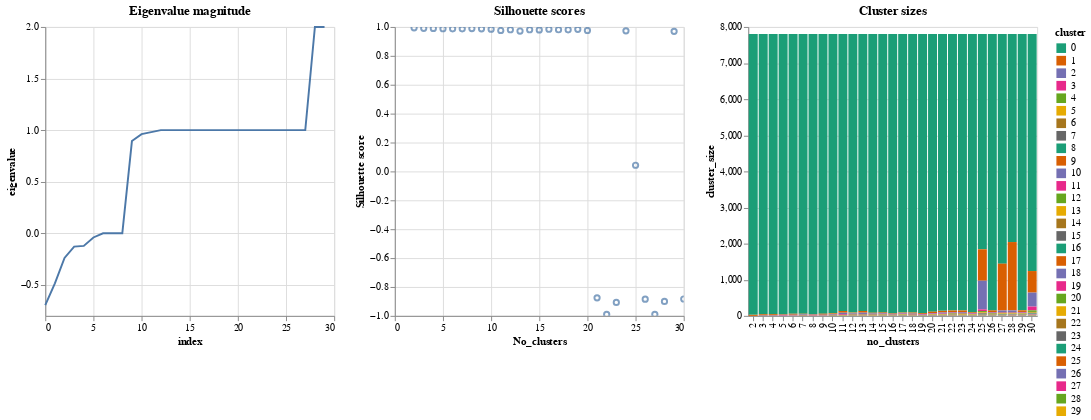

Write notebook code for a chart like this one.
### Code cell
plot_cluster_diagnostics(results, sizes, eigvalues)

### Figure 1 — Vega-Lite specification as saved in the notebook (floating-point values rounded to 4 significant figures; data arrays with more than 128 entries replaced by an {"elided": "..."} marker saying what was removed)
{"config": {"view": {"continuousWidth": 400, "continuousHeight": 300}}, "hconcat": [{"data": {"name": "data-955cbb6d4c9d95146b1d182e0216dab9"}, "mark": "line", "encoding": {"x": {"field": "index", "type": "quantitative"}, "y": {"field": "eigenvalue", "type": "quantitative"}}, "title": "Eigenvalue magnitude", "width": 300}, {"data": {"name": "data-6ff31f1dd4e5a2e6662c0507f6ea691b"}, "mark": "point", "encoding": {"x": {"field": "No_clusters", "type": "quantitative"}, "y": {"field": "Silhouette score", "type": "quantitative"}}, "selection": {"selector002": {"type": "interval", "bind": "scales", "encodings": ["x", "y"]}}, "title": "Silhouette scores", "width": 300}, {"data": {"name": "data-b40170eec08316f606f23486294193ac"}, "mark": "bar", "encoding": {"color": {"field": "cluster", "scale": {"scheme": "dark2"}, "type": "ordinal"}, "x": {"field": "no_clusters", "type": "ordinal"}, "y": {"field": "cluster_size", "type": "quantitative"}}, "title": "Cluster sizes", "width": 300}], "$schema": "https://vega.github.io/schema/vega-lite/v4.17.0.json", "datasets": {"data-955cbb6d4c9d95146b1d182e0216dab9": [{"eigenvalue": -0.6967, "index": 0}, {"eigenvalue": -0.4841, "index": 1}, {"eigenvalue": -0.2381, "index": 2}, {"eigenvalue": -0.1283, "index": 3}, {"eigenvalue": -0.1222, "index": 4}, {"eigenvalue": -0.04026, "index": 5}, {"eigenvalue": -4.693e-14, "index": 6}, {"eigenvalue": 5.456e-14, "index": 7}, {"eigenvalue": 1.071e-13, "index": 8}, {"eigenvalue": 0.8939, "index": 9}, {"eigenvalue": 0.9615, "index": 10}, {"eigenvalue": 0.9804, "index": 11}, {"eigenvalue": 1.0, "index": 12}, {"eigenvalue": 1.0, "index": 13}, {"eigenvalue": 1.0, "index": 14}, {"eigenvalue": 1.0, "index": 15}, {"eigenvalue": 1.0, "index": 16}, {"eigenvalue": 1.0, "index": 17}, {"eigenvalue": 1.0, "index": 18}, {"eigenvalue": 1.0, "index": 19}, {"eigenvalue": 1.0, "index": 20}, {"eigenvalue": 1.0, "index": 21}, {"eigenvalue": 1.0, "index": 22}, {"eigenvalue": 1.0, "index": 23}, {"eigenvalue": 1.0, "index": 24}, {"eigenvalue": 1.0, "index": 25}, {"eigenvalue": 1.0, "index": 26}, {"eigenvalue": 1.0, "index": 27}, {"eigenvalue": 2.0, "index": 28}, {"eigenvalue": 2.0, "index": 29}], "data-6ff31f1dd4e5a2e6662c0507f6ea691b": [{"No_clusters": 2, "Silhouette score": 0.9941}, {"No_clusters": 3, "Silhouette score": 0.9903}, {"No_clusters": 4, "Silhouette score": 0.99}, {"No_clusters": 5, "Silhouette score": 0.9878}, {"No_clusters": 6, "Silhouette score": 0.9874}, {"No_clusters": 7, "Silhouette score": 0.9872}, {"No_clusters": 8, "Silhouette score": 0.9886}, {"No_clusters": 9, "Silhouette score": 0.9871}, {"No_clusters": 10, "Silhouette score": 0.985}, {"No_clusters": 11, "Silhouette score": 0.9759}, {"No_clusters": 12, "Silhouette score": 0.9809}, {"No_clusters": 13, "Silhouette score": 0.9717}, {"No_clusters": 14, "Silhouette score": 0.9807}, {"No_clusters": 15, "Silhouette score": 0.9796}, {"No_clusters": 16, "Silhouette score": 0.9842}, {"No_clusters": 17, "Silhouette score": 0.9809}, {"No_clusters": 18, "Silhouette score": 0.9805}, {"No_clusters": 19, "Silhouette score": 0.9837}, {"No_clusters": 20, "Silhouette score": 0.9755}, {"No_clusters": 21, "Silhouette score": -0.8754}, {"No_clusters": 22, "Silhouette score": -0.9902}, {"No_clusters": 23, "Silhouette score": -0.9066}, {"No_clusters": 24, "Silhouette score": 0.9731}, {"No_clusters": 25, "Silhouette score": 0.04257}, {"No_clusters": 26, "Silhouette score": -0.8841}, {"No_clusters": 27, "Silhouette score": -0.9895}, {"No_clusters": 28, "Silhouette score": -0.9002}, {"No_clusters": 29, "Silhouette score": 0.9699}, {"No_clusters": 30, "Silhouette score": -0.8834}], "data-b40170eec08316f606f23486294193ac": {"elided": "461 records"}}}
